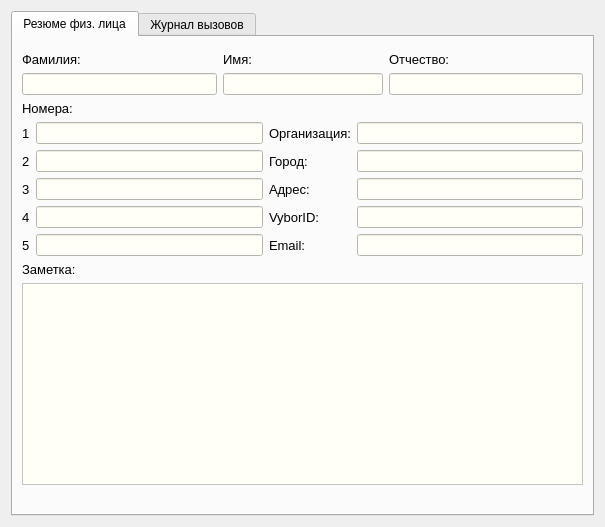
<?xml version="1.0" encoding="UTF-8"?>
<ui version="4.0">
 <class>ViewContactDialog</class>
 <widget class="QDialog" name="ViewContactDialog">
  <property name="geometry">
   <rect>
    <x>0</x>
    <y>0</y>
    <width>605</width>
    <height>527</height>
   </rect>
  </property>
  <property name="windowTitle">
   <string>Резюме физ. лица</string>
  </property>
  <property name="styleSheet">
   <string notr="true"/>
  </property>
  <layout class="QGridLayout" name="gridLayout_2">
   <item row="0" column="0">
    <widget class="QTabWidget" name="tabWidget">
     <property name="currentIndex">
      <number>0</number>
     </property>
     <widget class="QWidget" name="tab">
      <attribute name="title">
       <string>Резюме физ. лица</string>
      </attribute>
      <layout class="QGridLayout" name="gridLayout_3">
       <item row="0" column="0">
        <layout class="QGridLayout" name="gridLayout">
         <item row="0" column="0">
          <layout class="QGridLayout" name="gridLayout_5">
           <item row="2" column="1" colspan="2">
            <widget class="QLineEdit" name="FirstName">
             <property name="minimumSize">
              <size>
               <width>160</width>
               <height>0</height>
              </size>
             </property>
             <property name="styleSheet">
              <string notr="true">*{
background-color: #fffff8;
}</string>
             </property>
             <property name="readOnly">
              <bool>true</bool>
             </property>
            </widget>
           </item>
           <item row="2" column="3">
            <widget class="QLineEdit" name="Patronymic">
             <property name="minimumSize">
              <size>
               <width>160</width>
               <height>0</height>
              </size>
             </property>
             <property name="styleSheet">
              <string notr="true">*{
background-color: #fffff8;
}</string>
             </property>
             <property name="readOnly">
              <bool>true</bool>
             </property>
            </widget>
           </item>
           <item row="2" column="0">
            <widget class="QLineEdit" name="LastName">
             <property name="enabled">
              <bool>true</bool>
             </property>
             <property name="minimumSize">
              <size>
               <width>160</width>
               <height>0</height>
              </size>
             </property>
             <property name="styleSheet">
              <string notr="true">*{
background-color: #fffff8;
}</string>
             </property>
             <property name="inputMethodHints">
              <set>Qt::ImhNone</set>
             </property>
             <property name="readOnly">
              <bool>true</bool>
             </property>
            </widget>
           </item>
           <item row="1" column="3">
            <widget class="QLabel" name="label_4">
             <property name="font">
              <font>
               <pointsize>10</pointsize>
              </font>
             </property>
             <property name="text">
              <string>Отчество:</string>
             </property>
            </widget>
           </item>
           <item row="0" column="1" rowspan="2" colspan="2">
            <widget class="QLabel" name="label_3">
             <property name="font">
              <font>
               <pointsize>10</pointsize>
              </font>
             </property>
             <property name="text">
              <string>Имя:</string>
             </property>
             <property name="alignment">
              <set>Qt::AlignBottom|Qt::AlignLeading|Qt::AlignLeft</set>
             </property>
            </widget>
           </item>
           <item row="0" column="0" rowspan="2">
            <widget class="QLabel" name="label_2">
             <property name="font">
              <font>
               <pointsize>10</pointsize>
              </font>
             </property>
             <property name="text">
              <string>Фамилия:</string>
             </property>
             <property name="alignment">
              <set>Qt::AlignBottom|Qt::AlignLeading|Qt::AlignLeft</set>
             </property>
            </widget>
           </item>
          </layout>
         </item>
         <item row="1" column="0">
          <layout class="QGridLayout" name="gridLayout_6">
           <item row="0" column="0" colspan="2">
            <widget class="QLabel" name="label_5">
             <property name="font">
              <font>
               <pointsize>10</pointsize>
              </font>
             </property>
             <property name="text">
              <string>Номера:</string>
             </property>
            </widget>
           </item>
           <item row="3" column="0">
            <widget class="QLabel" name="label_8">
             <property name="font">
              <font>
               <pointsize>10</pointsize>
              </font>
             </property>
             <property name="text">
              <string>3</string>
             </property>
            </widget>
           </item>
           <item row="2" column="1">
            <widget class="QLineEdit" name="SecondNumber">
             <property name="styleSheet">
              <string notr="true">*{
background-color: #fffff8;
}</string>
             </property>
             <property name="readOnly">
              <bool>true</bool>
             </property>
            </widget>
           </item>
           <item row="1" column="0">
            <widget class="QLabel" name="label_6">
             <property name="font">
              <font>
               <pointsize>10</pointsize>
              </font>
             </property>
             <property name="text">
              <string>1</string>
             </property>
            </widget>
           </item>
           <item row="3" column="4">
            <widget class="QLineEdit" name="Address">
             <property name="styleSheet">
              <string notr="true">*{
background-color: #fffff8;
}</string>
             </property>
             <property name="readOnly">
              <bool>true</bool>
             </property>
            </widget>
           </item>
           <item row="2" column="3">
            <widget class="QLabel" name="label_9">
             <property name="font">
              <font>
               <pointsize>10</pointsize>
              </font>
             </property>
             <property name="text">
              <string>Город:</string>
             </property>
            </widget>
           </item>
           <item row="1" column="1">
            <widget class="QLineEdit" name="FirstNumber">
             <property name="styleSheet">
              <string notr="true">*{
background-color: #fffff8;
}</string>
             </property>
             <property name="readOnly">
              <bool>true</bool>
             </property>
            </widget>
           </item>
           <item row="2" column="0">
            <widget class="QLabel" name="label_7">
             <property name="font">
              <font>
               <pointsize>10</pointsize>
              </font>
             </property>
             <property name="text">
              <string>2</string>
             </property>
            </widget>
           </item>
           <item row="2" column="4">
            <widget class="QLineEdit" name="City">
             <property name="styleSheet">
              <string notr="true">*{
background-color: #fffff8;
}</string>
             </property>
             <property name="readOnly">
              <bool>true</bool>
             </property>
            </widget>
           </item>
           <item row="4" column="3">
            <widget class="QLabel" name="label_11">
             <property name="font">
              <font>
               <pointsize>10</pointsize>
              </font>
             </property>
             <property name="text">
              <string>VyborID:</string>
             </property>
            </widget>
           </item>
           <item row="4" column="1">
            <widget class="QLineEdit" name="FourthNumber">
             <property name="styleSheet">
              <string notr="true">*{
background-color: #fffff8;
}</string>
             </property>
             <property name="readOnly">
              <bool>true</bool>
             </property>
            </widget>
           </item>
           <item row="4" column="0">
            <widget class="QLabel" name="label_18">
             <property name="font">
              <font>
               <pointsize>10</pointsize>
              </font>
             </property>
             <property name="text">
              <string>4</string>
             </property>
            </widget>
           </item>
           <item row="3" column="3">
            <widget class="QLabel" name="label_10">
             <property name="font">
              <font>
               <pointsize>10</pointsize>
              </font>
             </property>
             <property name="text">
              <string>Адрес:</string>
             </property>
            </widget>
           </item>
           <item row="3" column="1">
            <widget class="QLineEdit" name="ThirdNumber">
             <property name="styleSheet">
              <string notr="true">*{
background-color: #fffff8;
}</string>
             </property>
             <property name="readOnly">
              <bool>true</bool>
             </property>
            </widget>
           </item>
           <item row="5" column="4">
            <widget class="QLineEdit" name="Email">
             <property name="styleSheet">
              <string notr="true">*{
background-color: #fffff8;
}</string>
             </property>
             <property name="readOnly">
              <bool>true</bool>
             </property>
            </widget>
           </item>
           <item row="4" column="4">
            <widget class="QLineEdit" name="VyborID">
             <property name="styleSheet">
              <string notr="true">*{
background-color: #fffff8;
}</string>
             </property>
             <property name="readOnly">
              <bool>true</bool>
             </property>
            </widget>
           </item>
           <item row="5" column="3">
            <widget class="QLabel" name="label_12">
             <property name="font">
              <font>
               <pointsize>10</pointsize>
              </font>
             </property>
             <property name="text">
              <string>Email:</string>
             </property>
            </widget>
           </item>
           <item row="5" column="0">
            <widget class="QLabel" name="label_19">
             <property name="font">
              <font>
               <pointsize>10</pointsize>
              </font>
             </property>
             <property name="text">
              <string>5</string>
             </property>
            </widget>
           </item>
           <item row="5" column="1">
            <widget class="QLineEdit" name="FifthNumber">
             <property name="styleSheet">
              <string notr="true">*{
background-color: #fffff8;
}</string>
             </property>
             <property name="readOnly">
              <bool>true</bool>
             </property>
            </widget>
           </item>
           <item row="1" column="3">
            <widget class="QLabel" name="label">
             <property name="font">
              <font>
               <pointsize>10</pointsize>
              </font>
             </property>
             <property name="text">
              <string>Организация:</string>
             </property>
            </widget>
           </item>
           <item row="1" column="4">
            <widget class="QLineEdit" name="lineEdit">
             <property name="styleSheet">
              <string notr="true">*{
background-color: #fffff8;
}</string>
             </property>
             <property name="readOnly">
              <bool>true</bool>
             </property>
            </widget>
           </item>
          </layout>
         </item>
         <item row="2" column="0">
          <layout class="QGridLayout" name="gridLayout_7">
           <item row="0" column="0">
            <widget class="QLabel" name="label_17">
             <property name="font">
              <font>
               <pointsize>10</pointsize>
              </font>
             </property>
             <property name="text">
              <string>Заметка:</string>
             </property>
            </widget>
           </item>
           <item row="2" column="0" colspan="2">
            <widget class="QLabel" name="label_16">
             <property name="text">
              <string/>
             </property>
            </widget>
           </item>
           <item row="1" column="0" colspan="4">
            <widget class="QTextEdit" name="Comment">
             <property name="focusPolicy">
              <enum>Qt::ClickFocus</enum>
             </property>
             <property name="styleSheet">
              <string notr="true">*{
background-color: #fffff8;
}</string>
             </property>
             <property name="frameShadow">
              <enum>QFrame::Plain</enum>
             </property>
             <property name="undoRedoEnabled">
              <bool>true</bool>
             </property>
             <property name="readOnly">
              <bool>true</bool>
             </property>
            </widget>
           </item>
          </layout>
         </item>
        </layout>
       </item>
      </layout>
     </widget>
     <widget class="QWidget" name="tab_2">
      <attribute name="title">
       <string>Журнал вызовов</string>
      </attribute>
      <layout class="QGridLayout" name="gridLayout_4">
       <item row="0" column="0">
        <widget class="QGroupBox" name="groupBoxCalls">
         <property name="title">
          <string> Calls</string>
         </property>
         <layout class="QVBoxLayout" name="verticalLayout_4">
          <item>
           <widget class="QTabWidget" name="tabWidget_2">
            <property name="currentIndex">
             <number>0</number>
            </property>
            <widget class="QWidget" name="tab_3">
             <attribute name="title">
              <string>Missed</string>
             </attribute>
             <layout class="QVBoxLayout" name="verticalLayout_6">
              <item>
               <widget class="QTreeWidget" name="treeWidgetMissed">
                <property name="minimumSize">
                 <size>
                  <width>0</width>
                  <height>0</height>
                 </size>
                </property>
                <property name="layoutDirection">
                 <enum>Qt::LeftToRight</enum>
                </property>
                <property name="selectionMode">
                 <enum>QAbstractItemView::ExtendedSelection</enum>
                </property>
                <property name="rootIsDecorated">
                 <bool>false</bool>
                </property>
                <property name="columnCount">
                 <number>5</number>
                </property>
                <column>
                 <property name="text">
                  <string>Caller Name</string>
                 </property>
                </column>
                <column>
                 <property name="text">
                  <string notr="true">Caller Number</string>
                 </property>
                </column>
                <column>
                 <property name="text">
                  <string notr="true">To</string>
                 </property>
                </column>
                <column>
                 <property name="text">
                  <string notr="true">Date &amp; Time</string>
                 </property>
                 <property name="font">
                  <font>
                   <stylestrategy>PreferAntialias</stylestrategy>
                  </font>
                 </property>
                </column>
                <column>
                 <property name="text">
                  <string>Notes</string>
                 </property>
                </column>
               </widget>
              </item>
             </layout>
            </widget>
            <widget class="QWidget" name="tab_4">
             <attribute name="title">
              <string>Received</string>
             </attribute>
             <layout class="QVBoxLayout" name="verticalLayout_7">
              <item>
               <widget class="QTreeWidget" name="treeWidgetReceived">
                <property name="selectionMode">
                 <enum>QAbstractItemView::ExtendedSelection</enum>
                </property>
                <property name="rootIsDecorated">
                 <bool>false</bool>
                </property>
                <property name="columnCount">
                 <number>5</number>
                </property>
                <column>
                 <property name="text">
                  <string>Caller Name</string>
                 </property>
                </column>
                <column>
                 <property name="text">
                  <string notr="true">Caller Number</string>
                 </property>
                </column>
                <column>
                 <property name="text">
                  <string notr="true">To</string>
                 </property>
                </column>
                <column>
                 <property name="text">
                  <string notr="true">Date &amp; Time</string>
                 </property>
                </column>
                <column>
                 <property name="text">
                  <string>Notes</string>
                 </property>
                </column>
               </widget>
              </item>
             </layout>
            </widget>
            <widget class="QWidget" name="tab_5">
             <attribute name="title">
              <string>Placed</string>
             </attribute>
             <layout class="QVBoxLayout" name="verticalLayout_8">
              <item>
               <widget class="QTreeWidget" name="treeWidgetPlaced">
                <property name="selectionMode">
                 <enum>QAbstractItemView::ExtendedSelection</enum>
                </property>
                <property name="rootIsDecorated">
                 <bool>false</bool>
                </property>
                <property name="columnCount">
                 <number>4</number>
                </property>
                <column>
                 <property name="text">
                  <string notr="true">To</string>
                 </property>
                </column>
                <column>
                 <property name="text">
                  <string notr="true">Date &amp; Time</string>
                 </property>
                </column>
                <column>
                 <property name="text">
                  <string notr="true">From</string>
                 </property>
                </column>
                <column>
                 <property name="text">
                  <string>Notes</string>
                 </property>
                </column>
               </widget>
              </item>
             </layout>
            </widget>
           </widget>
          </item>
         </layout>
        </widget>
       </item>
      </layout>
     </widget>
    </widget>
   </item>
  </layout>
 </widget>
 <resources/>
 <connections/>
</ui>
